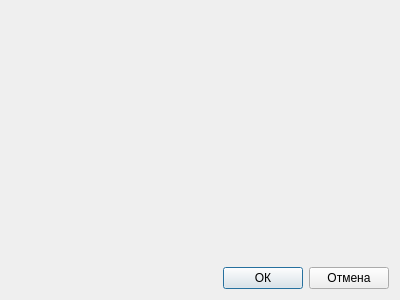
<?xml version="1.0" encoding="UTF-8"?>
<ui version="4.0">
 <class>AvatarSelection</class>
 <widget class="QDialog" name="AvatarSelection">
  <property name="geometry">
   <rect>
    <x>0</x>
    <y>0</y>
    <width>400</width>
    <height>300</height>
   </rect>
  </property>
  <property name="windowTitle">
   <string>Dialog</string>
  </property>
  <layout class="QVBoxLayout" name="verticalLayout">
   <item>
    <layout class="QGridLayout" name="avatarsLayout"/>
   </item>
   <item>
    <spacer name="verticalSpacer">
     <property name="orientation">
      <enum>Qt::Vertical</enum>
     </property>
     <property name="sizeHint" stdset="0">
      <size>
       <width>20</width>
       <height>40</height>
      </size>
     </property>
    </spacer>
   </item>
   <item>
    <layout class="QHBoxLayout" name="horizontalLayout">
     <item>
      <spacer name="horizontalSpacer">
       <property name="orientation">
        <enum>Qt::Horizontal</enum>
       </property>
       <property name="sizeHint" stdset="0">
        <size>
         <width>20</width>
         <height>20</height>
        </size>
       </property>
      </spacer>
     </item>
     <item>
      <widget class="QPushButton" name="pushButton_2">
       <property name="text">
        <string>ОК</string>
       </property>
      </widget>
     </item>
     <item>
      <widget class="QPushButton" name="pushButton">
       <property name="text">
        <string>Отмена</string>
       </property>
      </widget>
     </item>
    </layout>
   </item>
  </layout>
 </widget>
 <resources/>
 <connections/>
</ui>
